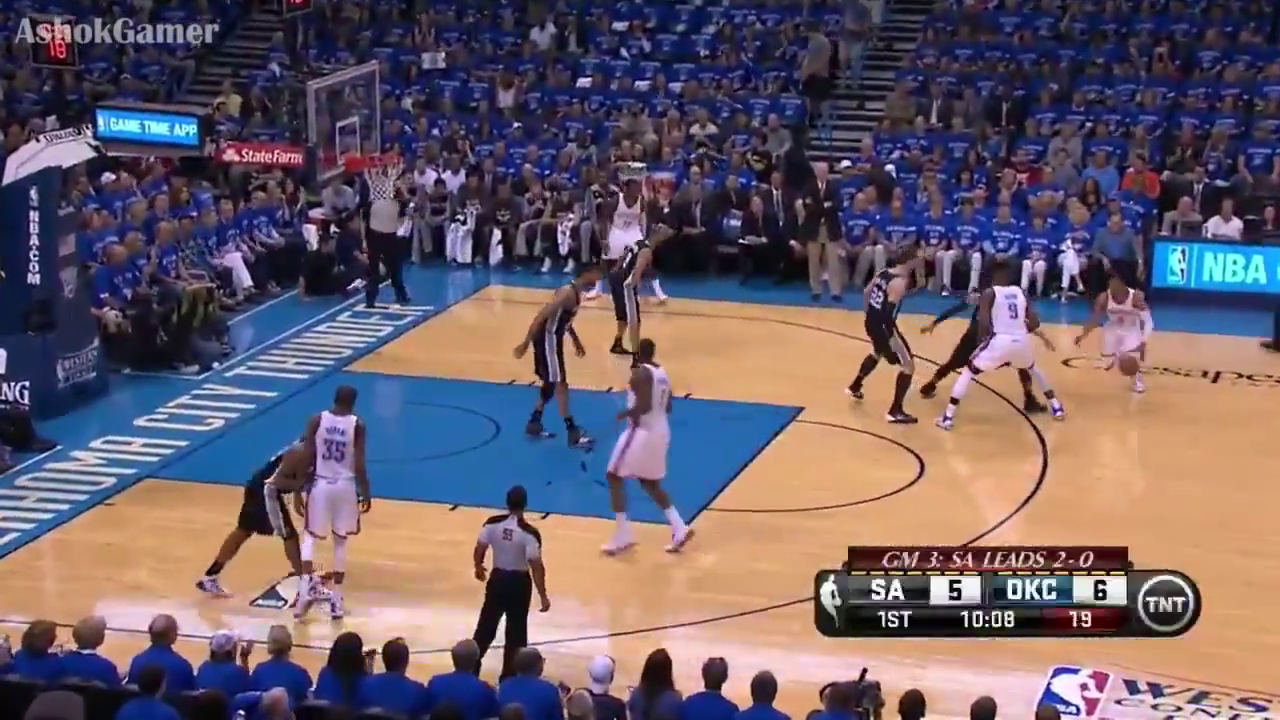
#> input picture frame 35 of nba4_clip.avi, 1280 x 720 px
$ python cali.py   (Python 2 division)   (older library calls are emulated)
#> lines starting #> are read from the running program, lines starting #| are printed output that depends on the picture; after the words box and inside, x2 and y2 are one past the last pixel; in counts of white or black regions, pixels touching at a corner belong together
### train.py
import numpy as np
import cv2
#from matplotlib import pyplot as plt

def train():
	img = np.zeros((600,600), np.uint8)
	cv2.line(img,(0,0),(0,600),255,2)
	cv2.line(img,(0,0),(600,0),255,2)
	cv2.line(img,(0,600),(600,600),255,2)
	cv2.line(img,(0,36),(168,36),255,2)
	cv2.line(img,(0,564),(168,564),255,2)
	cv2.line(img,(0,204),(228,204),255,2)
	cv2.line(img,(0,396),(228,396),255,2)
	cv2.line(img,(228,204),(228,396),255,2)
	cv2.line(img,(336,0),(336,36),255,2)
	cv2.line(img,(336,600),(336,564),255,2)

	cv2.ellipse(img,(63, 300),(285,285), 0, -68, 68, 255,2)
#> img: shape (600, 600); 2.3% white; 1 white region, box (x1, y1, x2, y2) and area: (0, 0, 600, 600) 8144
	cv2.ellipse(img,(228, 300),(72,72), 0, -90, 90, 255,2)
#> img: shape (600, 600); 2.5% white; 1 white region, box (x1, y1, x2, y2) and area: (0, 0, 600, 600) 8828
	cv2.circle(img, (63, 300), 7, 255, 1)
#> img: shape (600, 600); 2.5% white; 2 white regions, box (x1, y1, x2, y2) and area: (0, 0, 600, 600) 8828, (56, 293, 71, 308) 36
	for x in range(0, 600, 60):
		cv2.line(img, (x, 0), (x, 600), 60, 1)
#> img: shape (600, 600); min 0, max 255, mean 6.8
	for y in range(0, 600, 60):
		cv2.line(img, (0, y), (600, y), 60, 1)
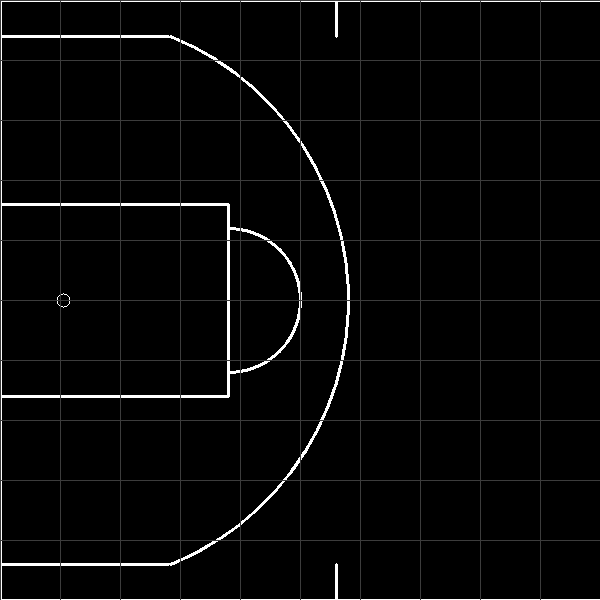
#> img: shape (600, 600); min 0, max 255, mean 7.3
	return img


# [6 lines that do not run on import are left out]

### icp.py
import cv2
import numpy as np
import matplotlib.pyplot as plt
from sklearn.neighbors import NearestNeighbors


def icp(a, b, init_pose=(0,0,0), no_iterations = 13):
    '''
    The Iterative Closest Point estimator.
    Takes two cloudpoints a[x,y], b[x,y], an initial estimation of
    their relative pose and the number of iterations
    Returns the affine transform that transforms
    the cloudpoint a to the cloudpoint b.
    Note:
        (1) This method works for cloudpoints with minor
        transformations. Thus, the result depents greatly on
        the initial pose estimation.
        (2) A large number of iterations does not necessarily
        ensure convergence. Contrarily, most of the time it
        produces worse results.
    '''

    src = np.array([a.T], copy=True).astype(np.float32)
    dst = np.array([b.T], copy=True).astype(np.float32)

    #Initialise with the initial pose estimation
    Tr = np.array([[np.cos(init_pose[2]),-np.sin(init_pose[2]),init_pose[0]],
                   [np.sin(init_pose[2]), np.cos(init_pose[2]),init_pose[1]],
                   [0,                    0,                   1          ]])
    #import pdb; pdb.set_trace()
    src = cv2.transform(src, Tr[0:2])
    #empty = np.zeros((730, 1300, 3))
    for i in range(no_iterations):
        empty = np.zeros((720, 1280, 3))
        #Find the nearest neighbours between the current source and the
        #destination cloudpoint
        nbrs = NearestNeighbors(n_neighbors=1, algorithm='auto').fit(dst[0])
        distances, indices = nbrs.kneighbors(src[0])
        qualified = (distances<5).ravel()
        indices = indices[qualified, :]

        #Compute the transformation between the current source
        #and destination cloudpoint
        T = cv2.estimateRigidTransform(src[:, qualified, :], dst[0, indices.T], True)
        #T = cv2.getPerspectiveTransform(src, dst[0, indices.T])
        #Transform the previous source and update the
        #current source cloudpoint
        src = cv2.transform(src, T)

        #empty[a[0,:], a[1,:], :] = (255, 0, 0)
        empty[b[0,:], b[1,:], :] = (255, 0, 0)
        idx = src[:, qualified, :].astype(int)
        idx2 = dst[0, indices.T].astype(int)

        #import pdb; pdb.set_trace()
        for (y, x) in idx[0, :]:
            cv2.circle(empty, (x, y), 8, (0,255,0), 1)
        for (y, x) in idx2[0, :]:
            cv2.circle(empty, (x, y), 3, (0,0,255), 1)

        cv2.imshow('icp', empty)
        k = cv2.waitKey(50) & 0xFF
        if k == 27: break
        #Save the transformation from the actual source cloudpoint
        #to the destination
        Tr = np.dot(Tr, np.vstack((T,[0,0,1])))
        print T
        #import pdb; pdb.set_trace()
    #import pdb; pdb.set_trace()
    return Tr, (0, Tr[0,2], Tr[1, 2])

# [18 lines that do not run on import are left out]

### cali.py
import cv2
import numpy as np
from train import train
from matplotlib import pyplot as plt
from scipy.optimize import fmin
from icp import icp
def remove(img):
    img[540:640, 800:1210] = 0
    return img

# [5 lines left out: function func, not called in this run]


cap = cv2.VideoCapture('nba4_clip.avi')
#fourcc = cv2.VideoWriter_fourcc(*'XVID')
#out = cv2.VideoWriter('cali.avi',fourcc, 20.0, (640,480))
#cimg = cv2.imread("fp60raw.png", 0)
tpl = train()
#tpl = cv2.imread("nba_court_small.png", 0)

pts1 = np.float32([[0,0],[228,228],[228,372], [0,396]])
pts2 = np.float32([[437,283],[707,403],[627,482], [132,457]])
M = cv2.getPerspectiveTransform(pts1,pts2)
print M
#| [[ 1.50793329e+00 -8.52714286e-01  4.37000000e+02]
#|  [ 7.10566636e-02  1.53726475e-01  2.83000000e+02]
#|  [-1.23127057e-04 -6.25092919e-04  1.00000000e+00]]

matched = None
kernel = np.ones((5,5),np.uint8)
tpl = cv2.dilate(tpl,kernel,iterations = 4)
tplKeyIdx = np.array([[0,0], [0, 36], [0, 205], [0,396], [0, 565], [0, 599],
						[228, 205], [228,228],[228,372], [228, 396], [300, 300],
						[350, 300], [0, 120], [0, 480], [170, 36], [171,565],
						[276, 111], [280, 483], [160, 205], [128, 396],
						[260, 0], [290, 599], [110, 0], [110, 599]], dtype=int)
tplKey = np.zeros_like(tpl)
#import pdb; pdb.set_trace()
tplKey[tplKeyIdx[:,1], tplKeyIdx[:,0]] = 255
while(cap.isOpened()):
	ret, frame = cap.read()
#> frame is the input picture: shape (720, 1280, 3); mean B, G, R 104.7, 93.5, 107.4
	blank = np.zeros(frame.shape[:2]).astype(np.uint8)
	edges = cv2.Canny(frame,10,150)
#> edges: shape (720, 1280); 11.4% white in thin lines or dots
	edges = remove(edges)
#> in remove, `img[540:640, 800:1210] = 0`:
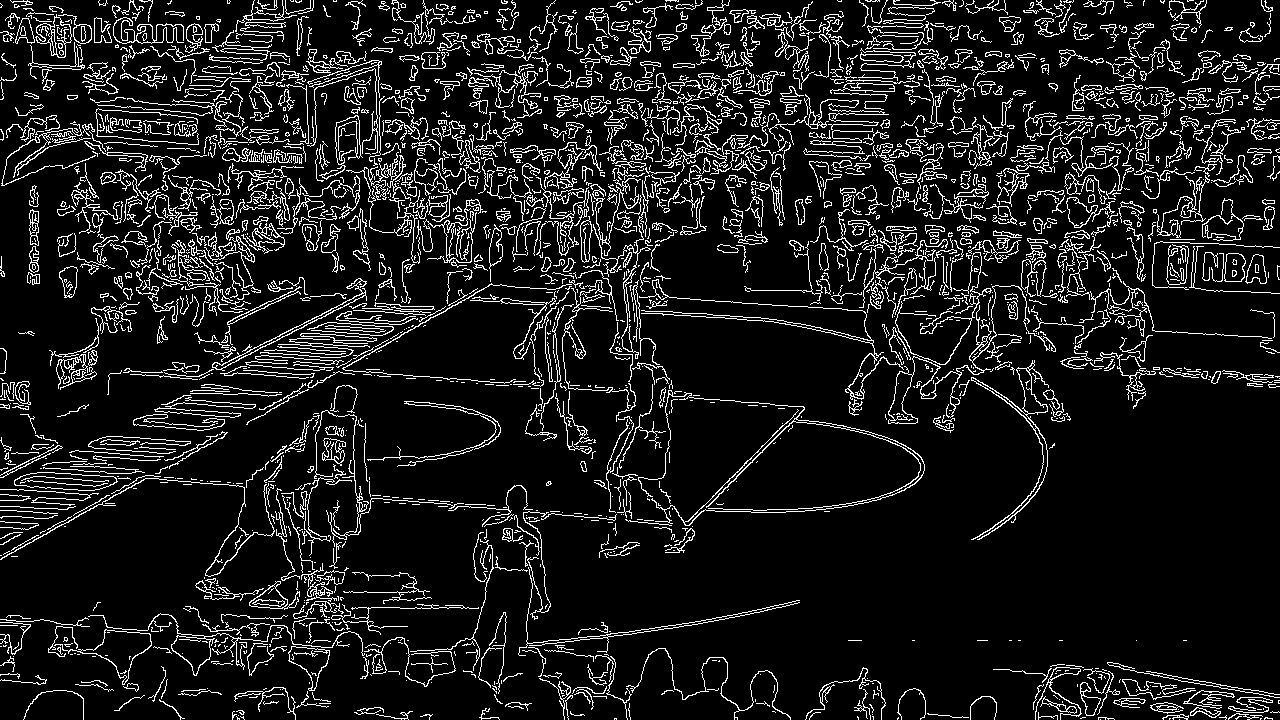
#> img: shape (720, 1280); 10.7% white in thin lines or dots
	img, contours, hierarchy = cv2.findContours(edges,cv2.RETR_TREE,cv2.CHAIN_APPROX_SIMPLE)
#> contours = 2993 contours, 2309 with area under 20; largest, box (x1, y1, x2, y2) and area: (54, 629, 152, 685) 1598, (80, 629, 152, 685) 1542, (14, 472, 118, 491) 1346, (14, 472, 117, 491) 1334, (888, 285, 1056, 424) 1088
	contours = sorted(contours, key=lambda x:cv2.arcLength(x, False))[-80:]
#> contours = 80 contours, 15 with area under 20; largest, box (x1, y1, x2, y2) and area: (888, 285, 1056, 424) 1088, (88, 613, 365, 676) 996, (971, 360, 1049, 540) 982, (212, 278, 367, 371) 628, (113, 17, 184, 44) 580
	cv2.drawContours(blank, contours, -1, 128, 1)
#> blank: shape (720, 1280); values 0 (black) and 128 (white), 3% white in thin lines or dots
	# [5 lines of commented-out code are left out]
	h,w = blank.shape[:2:]
	#M = res.reshape(3,3)

	tplRot = cv2.warpPerspective(tpl, M, (w,h))
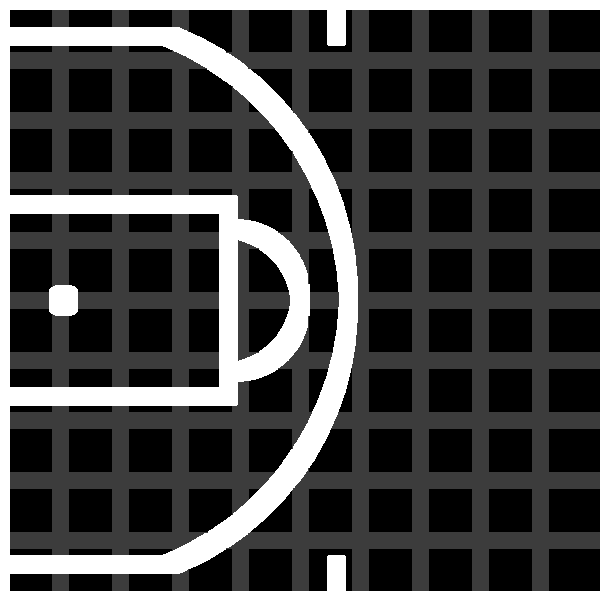
#> tpl: shape (600, 600); min 0, max 255, mean 64.5
	tplKeyRot = cv2.warpPerspective(tplKey, M, (w,h))
#> tplKey: shape (600, 600); 0.01% white in thin lines or dots, all inside (x1, y1, x2, y2) = (0, 0, 351, 600)
	tplRot2 = cv2.cvtColor(tplRot, cv2.COLOR_GRAY2BGR)

	dst = cv2.addWeighted(tplRot2, 0.4, frame,0.6, 0)
	score = np.sum(np.logical_and(blank, tplRot))
#> score = 7423
	cv2.putText(dst, str(score), (50, 50), cv2.FONT_HERSHEY_SIMPLEX, 1, 255, 2)
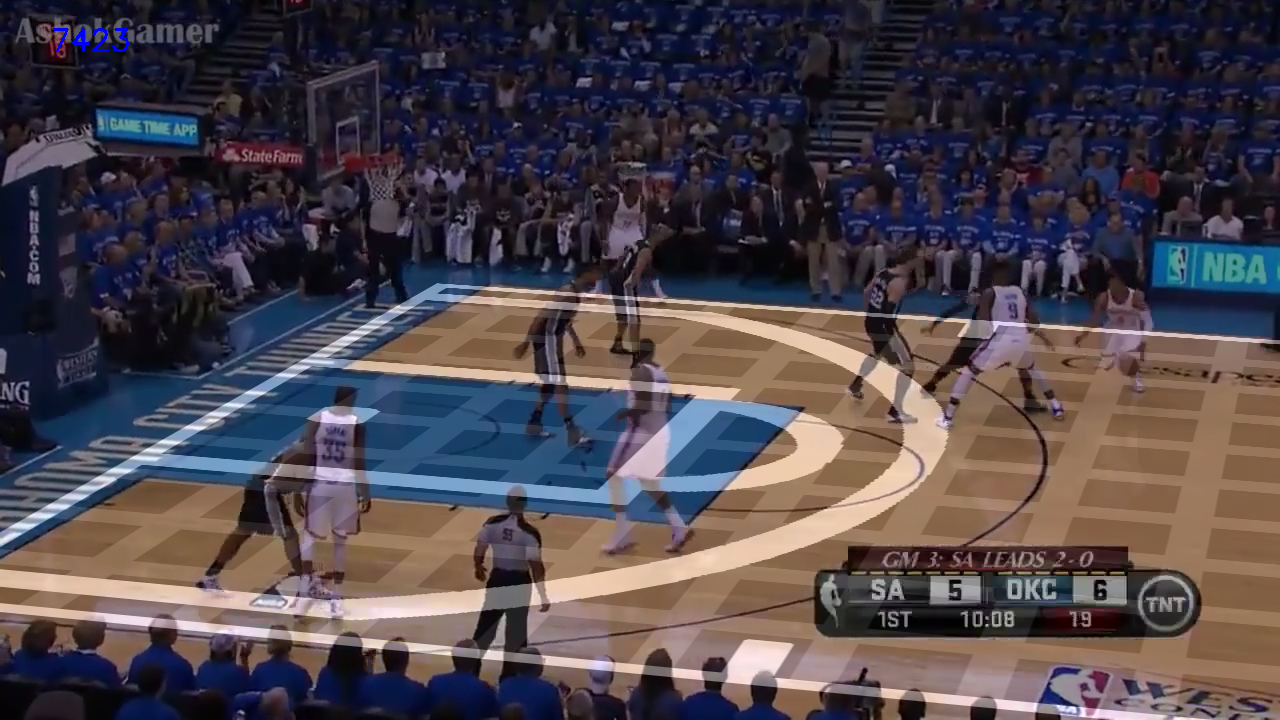
#> dst: shape (720, 1280, 3); mean B, G, R 75.3, 68.4, 76.8

	pos = (0,0,0)
	if matched is not None:
		# [4 lines of commented-out code are left out]
		src = np.transpose(np.nonzero(matched)).T
		tgt = np.transpose(np.nonzero(blank)).T
		tr, pos = icp(src, tgt, init_pose=pos, no_iterations=30)
		M = np.dot(tr, M)

		cv2.imshow('detected', cv2.addWeighted(tplRot, 0.6, blank, 0.4, 0))
		#cv2.imshow('detected', tplKeyRot)
		k = cv2.waitKey(50) & 0xFF
		if k == 27: break
	#matched = tplKeyRot
	matched = 255*np.logical_and(blank, tplRot).astype(np.uint8)
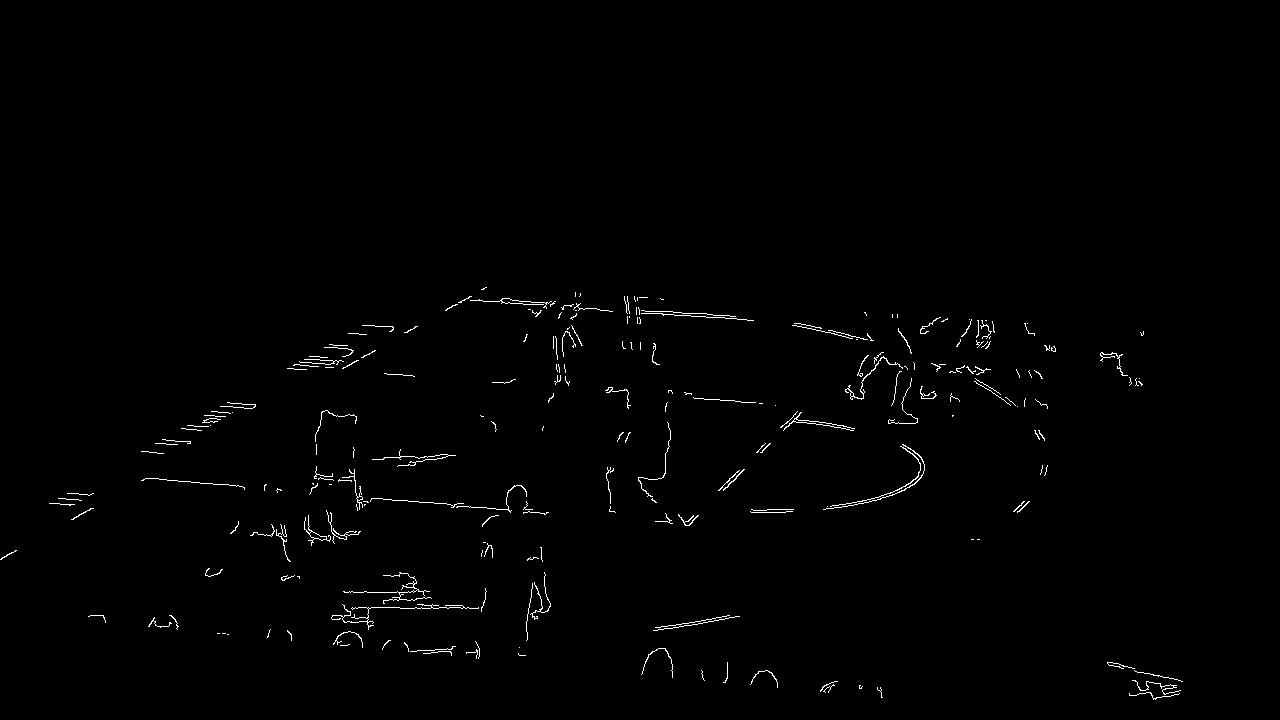
#> matched: shape (720, 1280); 0.81% white in thin lines or dots, all inside (x1, y1, x2, y2) = (0, 287, 1183, 700)

cap.release()
#out.release()
cv2.destroyAllWindows()

$ run again, starting later in the video
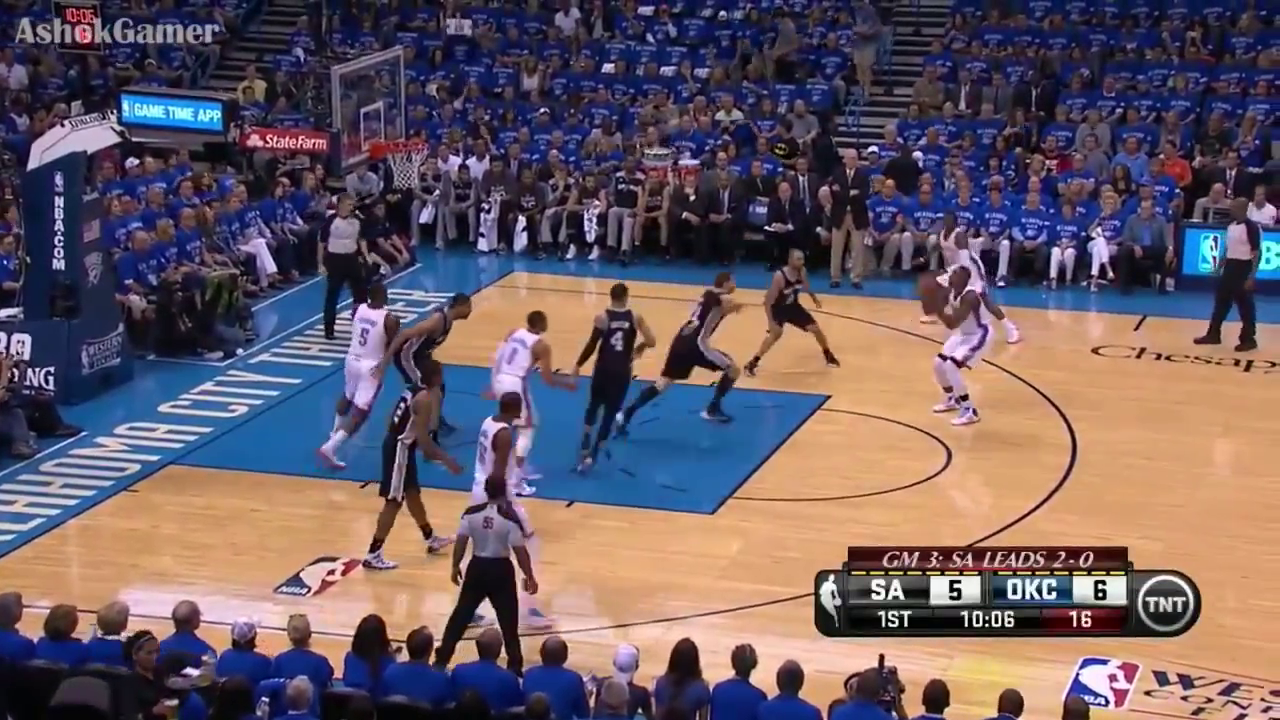
#> input picture frame 160 of nba4_clip.avi, 1280 x 720 px
#| [[ 1.50793329e+00 -8.52714286e-01  4.37000000e+02]
#|  [ 7.10566636e-02  1.53726475e-01  2.83000000e+02]
#|  [-1.23127057e-04 -6.25092919e-04  1.00000000e+00]]
#> frame is the input picture: shape (720, 1280, 3); mean B, G, R 100, 91.1, 106.3
#> `edges = cv2.Canny(frame,10,150)`:
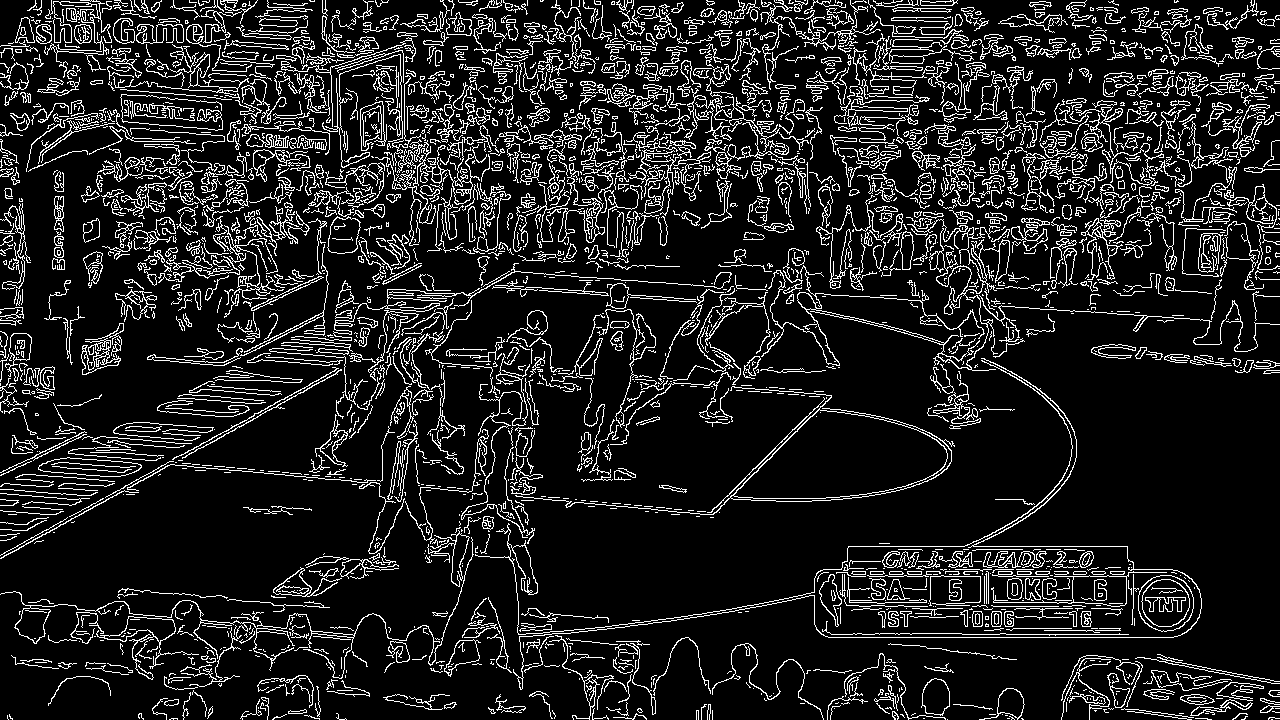
#> edges: shape (720, 1280); 12.7% white in thin lines or dots
#> `img, contours, hierarchy = cv2.findContours(edges,cv2.RETR_TREE,cv2.CH..`: contours = 3494 contours, 2618 with area under 20; largest, box (x1, y1, x2, y2) and area: (515, 386, 955, 515) 12534, (733, 409, 948, 499) 12352, (38, 457, 142, 477) 1352, (38, 457, 142, 477) 1340, (96, 616, 199, 680) 989
#> `contours = sorted(contours, key=lambda x:cv2.arcLength(x, False))[-80:]`: contours = 80 contours, 6 with area under 20; largest, box (x1, y1, x2, y2) and area: (515, 386, 955, 515) 12534, (733, 409, 948, 499) 12352, (96, 616, 199, 680) 989, (0, 591, 295, 687) 938, (375, 139, 487, 246) 898
#> blank: shape (720, 1280); values 0 (black) and 128 (white), 3.4% white in thin lines or dots
#> tplKey: shape (600, 600); 0.01% white in thin lines or dots, all inside (x1, y1, x2, y2) = (0, 0, 351, 600)
#> score = 6495
#> `matched = 255*np.logical_and(blank, tplRot).astype(np.uint8)`:
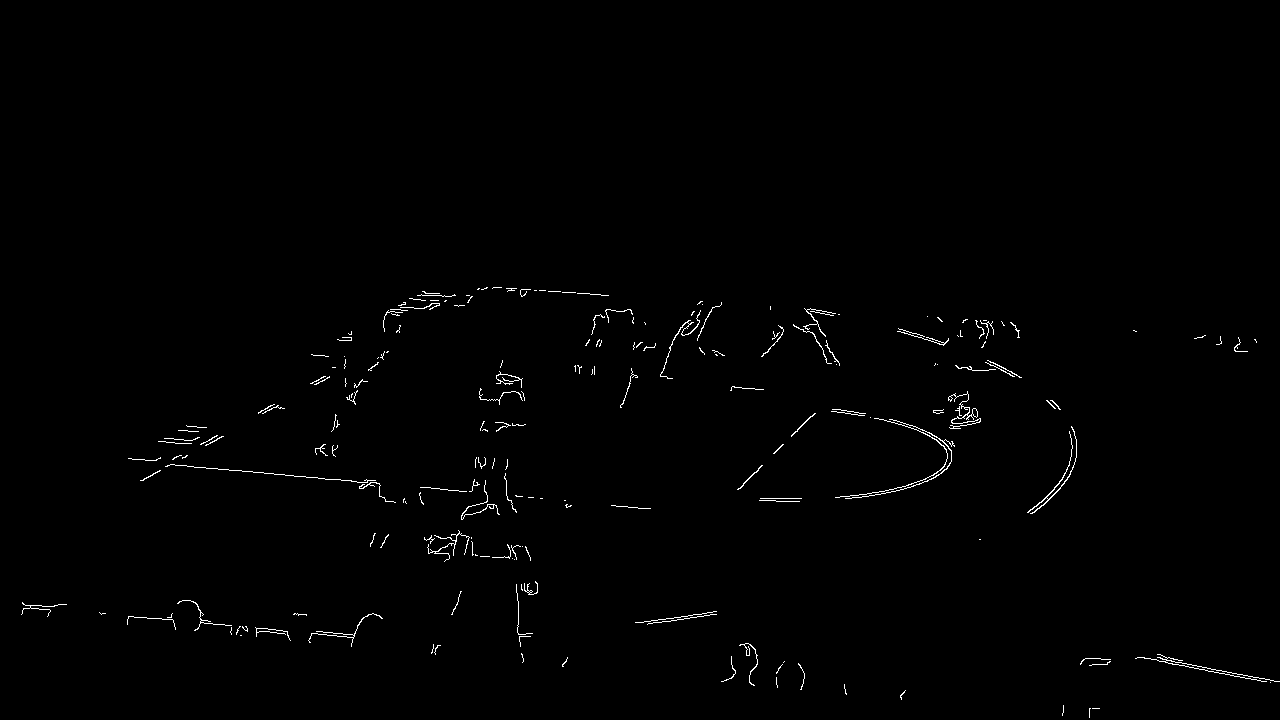
#> matched: shape (720, 1280); 0.7% white in thin lines or dots, all inside (x1, y1, x2, y2) = (21, 287, 1280, 718)
